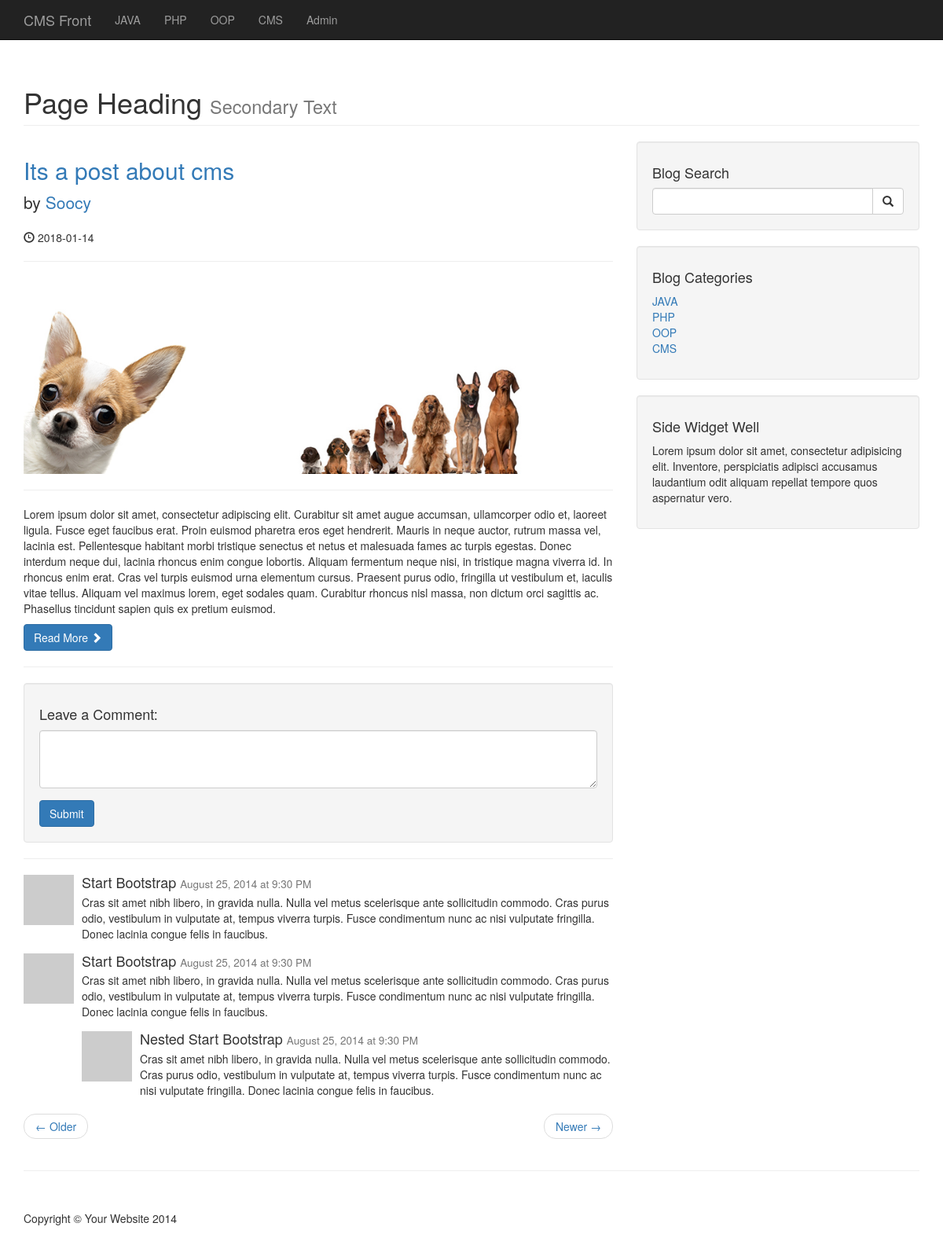
/post.php?p_id=7, run on the app's committed database.
### tables this page shows
CREATE TABLE `categories` (
  `cat_id` int(3) NOT NULL,
  `cat_title` varchar(255) NOT NULL
);

CREATE TABLE `posts` (
  `post_id` int(3) NOT NULL,
  `post_category_id` int(3) NOT NULL,
  `post_title` varchar(255) NOT NULL,
  `post_author` varchar(255) NOT NULL,
  `post_date` date NOT NULL,
  `post_img` text NOT NULL,
  `post_content` text NOT NULL,
  `post_tags` varchar(255) NOT NULL,
  `post_comment_count` int(11) NOT NULL,
  `post_status` varchar(255) NOT NULL DEFAULT 'draft'
);

### post.php (the view)
<?php include "includes/db.php"; ?>
<?php include "includes/header.php"; ?>
<?php include "includes/navigation.php"; ?>
    <div class="container">
    <h1 class="page-header">
        Page Heading
        <small>Secondary Text</small>
    </h1>
    <div class="row">
        <div class="col-md-8">
            <?php
            if(isset($_GET['p_id'])){
                $the_post_id = $_GET['p_id'];
            }
            $query = "SELECT * FROM posts WHERE post_id = $the_post_id";
            $select_all_posts_query = mysqli_query($connection, $query);
            while ($row = mysqli_fetch_assoc($select_all_posts_query)) {
                $post_title = $row['post_title'];
                $post_author = $row['post_author'];
                $post_date = $row['post_date'];
                $post_img = $row['post_img'];
                $post_content = $row['post_content'];
                ?>
                <h2>
                    <a href="#"><?php echo $post_title; ?></a>
                </h2>
                <p class="lead">
                    by <a href="index.php"><?php echo $post_author; ?></a>
                </p>
                <p><span class="glyphicon glyphicon-time"></span> <?php echo $post_date; ?></p>
                <hr>
                <img class="img-responsive" src="img/<?php echo $post_img; ?>" alt="">
                <hr>
                <p><?php echo $post_content; ?></p>
                <a class="btn btn-primary" href="#">Read More <span class="glyphicon glyphicon-chevron-right"></span></a>
                <hr>
            <?php } ?>
            <div class="well">
                <h4>Leave a Comment:</h4>
                <form role="form">
                    <div class="form-group">
                        <textarea class="form-control" rows="3"></textarea>
                    </div>
                    <button type="submit" class="btn btn-primary">Submit</button>
                </form>
            </div>
            <hr>
            <div class="media">
                <a class="pull-left" href="#">
                    <img class="media-object" src="http://placehold.it/64x64" alt="">
                </a>
                <div class="media-body">
                    <h4 class="media-heading">Start Bootstrap
                        <small>August 25, 2014 at 9:30 PM</small>
                    </h4>
                    Cras sit amet nibh libero, in gravida nulla. Nulla vel metus scelerisque ante sollicitudin commodo. Cras purus odio, vestibulum in vulputate at, tempus viverra turpis. Fusce condimentum nunc ac nisi vulputate fringilla. Donec lacinia congue felis in faucibus.
                </div>
            </div>
            <div class="media">
                <a class="pull-left" href="#">
                    <img class="media-object" src="http://placehold.it/64x64" alt="">
                </a>
                <div class="media-body">
                    <h4 class="media-heading">Start Bootstrap
                        <small>August 25, 2014 at 9:30 PM</small>
                    </h4>
                    Cras sit amet nibh libero, in gravida nulla. Nulla vel metus scelerisque ante sollicitudin commodo. Cras purus odio, vestibulum in vulputate at, tempus viverra turpis. Fusce condimentum nunc ac nisi vulputate fringilla. Donec lacinia congue felis in faucibus.
                    <div class="media">
                        <a class="pull-left" href="#">
                            <img class="media-object" src="http://placehold.it/64x64" alt="">
                        </a>
                        <div class="media-body">
                            <h4 class="media-heading">Nested Start Bootstrap
                                <small>August 25, 2014 at 9:30 PM</small>
                            </h4>
                            Cras sit amet nibh libero, in gravida nulla. Nulla vel metus scelerisque ante sollicitudin commodo. Cras purus odio, vestibulum in vulputate at, tempus viverra turpis. Fusce condimentum nunc ac nisi vulputate fringilla. Donec lacinia congue felis in faucibus.
                        </div>
                    </div>
                </div>
            </div>
            <ul class="pager">
                <li class="previous">
                    <a href="#">&larr; Older</a>
                </li>
                <li class="next">
                    <a href="#">Newer &rarr;</a>
                </li>
            </ul>
        </div>
        <?php include "includes/sidebar.php"; ?>
    </div>
    <hr>
<?php include "includes/footer.php"; ?>

### includes/navigation.php (shortened to what this page needs)
<nav class="navbar navbar-inverse navbar-fixed-top" role="navigation">
    <div class="container">
        <div class="navbar-header">
            <a class="navbar-brand" href="index.php">CMS Front</a>
        </div>
        <div class="collapse navbar-collapse" id="bs-example-navbar-collapse-1">
            <ul class="nav navbar-nav">
                <?php
                $query = "SELECT * FROM categories";
                $select_all_categories_query = mysqli_query($connection, $query);
                while ($row = mysqli_fetch_assoc($select_all_categories_query)){
                   $cat_title = $row['cat_title'];
                    echo "<li><a href=''>{$cat_title}</a></li>";
                }
                ?>
             <li class="">
                    <a href="admin">Admin</a>
                </li>
            </ul>
        </div>
    </div>
</nav>

### includes/sidebar.php
<div class="col-md-4">
    <div class="well">
        <h4>Blog Search</h4>
        <form action="search.php" method="post">
            <div class="input-group">
                <input name="search" type="text" class="form-control">
                <span class="input-group-btn">
                            <button name="submit" class="btn btn-default" type="submit">
                                <span class="glyphicon glyphicon-search"></span>
                        </button>
                        </span>
            </div>
        </form>
    </div>
    <div class="well">
        <?php
        $query = "SELECT * FROM categories LIMIT 12";
        $select_categories_sidebar_query = mysqli_query($connection, $query);
    ?>
        <h4>Blog Categories</h4>
        <div class="row">
            <div class="col-lg-12">
                <ul class="list-unstyled">
                    <?php
                    while ($row = mysqli_fetch_assoc($select_categories_sidebar_query)){
                    $cat_title = $row['cat_title'];
                    $cat_id = $row['cat_id'];
                    echo "<li><a href='category.php?category=$cat_id'>{$cat_title}</a></li>";
                    }
                    ?>
                </ul>
            </div>
        </div>
    </div>
    <?php include "includes/widget.php"; ?>
</div>

### css/blog-home.css (style rules this page uses)
body { padding-top: 70px; }

### data on the page
categories: cat_title "JAVA"
categories: cat_title "PHP"
categories: cat_title "OOP"
categories: cat_title "CMS"
posts: post_title "Its a post about cms", post_author "Soocy", post_date "2018-01-14", post_img (placeholder picture), post_content "Lorem ipsum dolor sit amet, consectetur adipiscing elit. Curabitur sit amet augue accumsan, ullamcorper odio et, laoreet ligula. Fusce eget faucibus erat. Proin euismod pharetra eros eget hendrerit. Mauris in neque auctor, rutrum massa vel, lacinia est. Pellentesque habitant morbi tristique senectus et netus et malesuada fames ac turpis egestas. Donec interdum neque dui, lacinia rhoncus enim congue lobortis. Aliquam fermentum neque nisi, in tristique magna viverra id. In rhoncus enim erat. Cras vel turpis euismod urna elementum cursus. Praesent purus odio, fringilla ut vestibulum et, iaculis vitae tellus. Aliquam vel maximus lorem, eget sodales quam. Curabitur rhoncus nisl massa, non dictum…"
